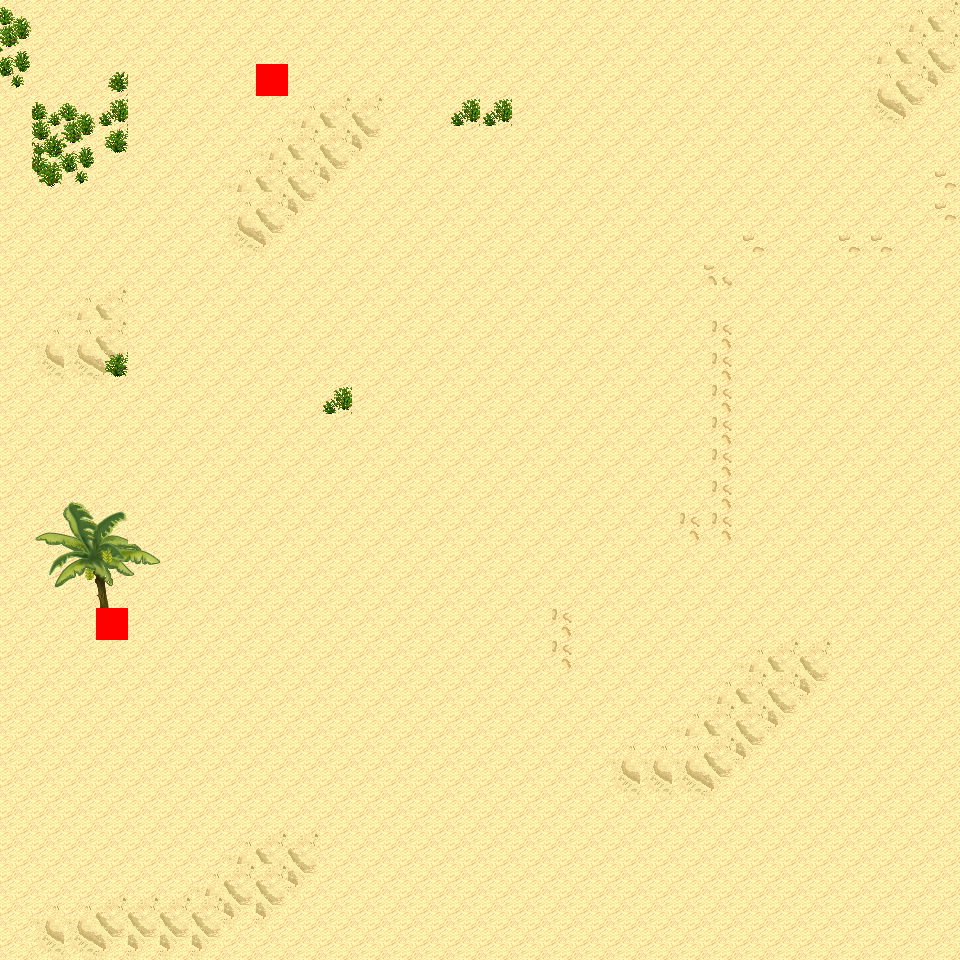

The image is a tile-based game level rendered from a .tmx file. Its description and source (layers, tilesets, objects; grid data summarised) follow:
An orthogonal 30x30 tile map with 32x32 px tiles, 6 tile layers (Ground, Object, Object2, Above, ...), 16 tilesets and 4 objects (4x mapExit).

<map version="1.0" orientation="orthogonal" renderorder="right-down" width="30" height="30" tilewidth="32" tileheight="32" nextobjectid="5">
  <tileset firstgid="1" name="tileset_logic_collision" tilewidth="32" tileheight="32" tilecount="1" columns="1">
    <image source="../drawable/tileset_logic_collision.png" width="32" height="32" />
  </tileset>
  <tileset firstgid="2" name="tileset_ground_ground" tilewidth="32" tileheight="32" tilecount="33" columns="3">
    <image source="../drawable/tileset_ground_ground.png" width="96" height="352" />
  </tileset>
  <tileset firstgid="35" name="tileset_terrain_desert" tilewidth="32" tileheight="32" tilecount="88" columns="8">
    <image source="../drawable/tileset_terrain_desert.png" width="256" height="352" />
  </tileset>
  <tileset firstgid="123" name="tileset_ground_sand_edges" tilewidth="32" tileheight="32" tilecount="15" columns="5">
    <image source="../drawable/tileset_ground_sand_edges.png" width="160" height="96" />
  </tileset>
  <tileset firstgid="138" name="tileset_ground_sand_2" tilewidth="32" tileheight="32" tilecount="15" columns="5">
    <image source="../drawable/tileset_ground_sand_2.png" width="160" height="96" />
  </tileset>
  <tileset firstgid="153" name="tileset_building_stone_ruins" tilewidth="32" tileheight="32" tilecount="72" columns="6">
    <image source="../drawable/tileset_building_stone_ruins.png" width="192" height="384" />
  </tileset>
  <tileset firstgid="225" name="tileset_item_statue_blackened_column" tilewidth="32" tileheight="32" tilecount="4" columns="1">
    <image source="../drawable/tileset_item_statue_blackened_column.png" width="32" height="128" />
  </tileset>
  <tileset firstgid="229" name="tileset_item_statue_skull_carving" tilewidth="32" tileheight="32" tilecount="4" columns="2">
    <image source="../drawable/tileset_item_statue_skull_carving.png" width="64" height="64" />
  </tileset>
  <tileset firstgid="233" name="tileset_item_statue_skullpedestal" tilewidth="32" tileheight="32" tilecount="2" columns="1">
    <image source="../drawable/tileset_item_statue_skullpedestal.png" width="32" height="64" />
  </tileset>
  <tileset firstgid="235" name="tileset_plant_tree_banana_tree" tilewidth="32" tileheight="32" tilecount="40" columns="4">
    <image source="../drawable/tileset_plant_tree_banana_tree.png" width="128" height="320" />
  </tileset>
  <tileset firstgid="275" name="tileset_plant_tree_palm_tree" tilewidth="32" tileheight="32" tilecount="6" columns="2">
    <image source="../drawable/tileset_plant_tree_palm_tree.png" width="64" height="96" />
  </tileset>
  <tileset firstgid="281" name="tileset_plant_tree_palm_trees" tilewidth="32" tileheight="32" tilecount="40" columns="4">
    <image source="../drawable/tileset_plant_tree_palm_trees.png" width="128" height="320" />
  </tileset>
  <tileset firstgid="321" name="tileset_plant_bush_large_green" tilewidth="32" tileheight="32" tilecount="9" columns="3">
    <image source="../drawable/tileset_plant_bush_large_green.png" width="96" height="96" />
  </tileset>
  <tileset firstgid="330" name="tileset_plant_cactus" tilewidth="32" tileheight="32" tilecount="2" columns="1">
    <image source="../drawable/tileset_plant_cactus.png" width="32" height="64" />
  </tileset>
  <tileset firstgid="332" name="tileset_plant_lily_pads" tilewidth="32" tileheight="32" tilecount="2" columns="1">
    <image source="../drawable/tileset_plant_lily_pads.png" width="32" height="64" />
  </tileset>
  <tileset firstgid="334" name="tileset_plant_round_cactuses" tilewidth="32" tileheight="32" tilecount="20" columns="10">
    <image source="../drawable/tileset_plant_round_cactuses.png" width="320" height="64" />
  </tileset>
  <layer name="Ground" width="30" height="30">
    <data>[900 cells, 900 non-empty, 8 distinct tile ids]</data>
  </layer>
  <layer name="Object" width="30" height="30">
    <data>[900 cells, 18 non-empty, 11 distinct tile ids]</data>
  </layer>
  <layer name="Object2" width="30" height="30">
    <data>[900 cells, 0 non-empty, 0 distinct tile ids]</data>
  </layer>
  <layer name="Above" width="30" height="30">
    <data>[900 cells, 11 non-empty, 11 distinct tile ids]</data>
  </layer>
  <layer name="Above2" width="30" height="30">
    <data>[900 cells, 0 non-empty, 0 distinct tile ids]</data>
  </layer>
  <layer name="Walkable" width="30" height="30">
    <data>[900 cells, 2 non-empty, 1 distinct tile ids]</data>
  </layer>
  <objectgroup name="MapEvents">
    <object id="1" name="north" type="mapExit" x="0" y="0" width="960" height="32">
      <properties>
        <property name="map" value="level_0_x36_y130" />
        <property name="x" value="0" />
        <property name="y" value="28" />
      </properties>
    </object>
    <object id="2" name="south" type="mapExit" x="0" y="928" width="960" height="32">
      <properties>
        <property name="map" value="level_0_x36_y132" />
        <property name="x" value="0" />
        <property name="y" value="1" />
      </properties>
    </object>
    <object id="3" name="west" type="mapExit" x="0" y="0" width="32" height="960">
      <properties>
        <property name="map" value="level_0_x35_y131" />
        <property name="x" value="28" />
        <property name="y" value="0" />
      </properties>
    </object>
    <object id="4" name="east" type="mapExit" x="928" y="0" width="32" height="960">
      <properties>
        <property name="map" value="level_0_x37_y131" />
        <property name="x" value="1" />
        <property name="y" value="0" />
      </properties>
    </object>
  </objectgroup>
</map>
